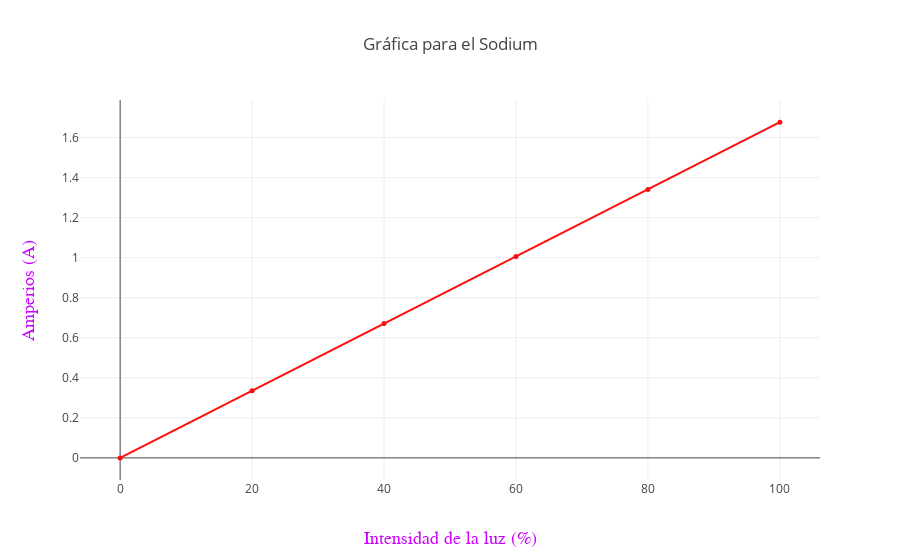

Notebook code cell kept with this figure:
### Code cell
datos_Premium_Sodium = [
  { x:I_Sodium, 
   y: A_Sodium, 
   name: 'Datos experimentales', 
   marker:{color: '#ff0d0d',size: 5 },
   line:{color:'#ff0d0d',width: 2}},
   
];
var layout_Premium_Sodium = {title: 'Gráfica para el Sodium',
                     
  xaxis: {
    title: 'Intensidad de la luz (%)',
    titlefont: { family: 'Courier New, monospace', size: 18, color: '#cc00ff' }},
    
  yaxis: {
    title: 'Amperios (A)', 
    titlefont: {family: 'Courier New, monospace', size: 18, color: '#cc00ff' }}
};
Plotly(datos_Premium_Sodium, layout_Premium_Sodium);

### Figure 1 — Plotly figure (JSON) as saved in the notebook; plotly's stock layout.template omitted (floating-point values rounded to 4 significant figures)
{"data": [{"line": {"color": "#ff0d0d", "width": 2}, "marker": {"color": "#ff0d0d", "size": 5}, "name": "Datos experimentales", "x": [0, 20, 40, 60, 80, 100], "y": [0, 0.335, 0.671, 1.006, 1.341, 1.677]}], "layout": {"title": "Gráfica para el Sodium", "xaxis": {"title": "Intensidad de la luz (%)", "titlefont": {"color": "#cc00ff", "family": "Courier New, monospace", "size": 18}}, "yaxis": {"title": "Amperios (A)", "titlefont": {"color": "#cc00ff", "family": "Courier New, monospace", "size": 18}}}}
